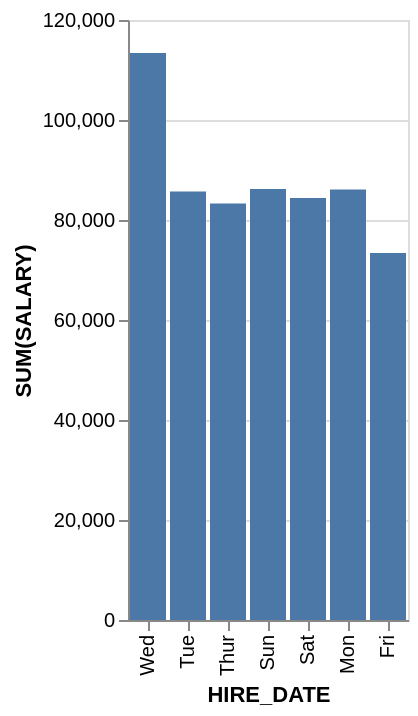

Write a Vega-Lite specification for this figure.
### Vega-Lite specification from a JSON file in a GitHub repository (floating-point values rounded to 4 significant figures)
{"data": {"values": [{"x_data": "Mon", "y_data": 86100}, {"x_data": "Tue", "y_data": 85700}, {"x_data": "Wed", "y_data": 113400}, {"x_data": "Thur", "y_data": 83300}, {"x_data": "Fri", "y_data": 73400}, {"x_data": "Sat", "y_data": 84400}, {"x_data": "Sun", "y_data": 86200}]}, "mark": "bar", "encoding": {"x": {"field": "x_data", "type": "nominal", "title": "HIRE_DATE", "sort": "descending"}, "y": {"field": "y_data", "type": "quantitative", "title": "SUM(SALARY)"}}}
